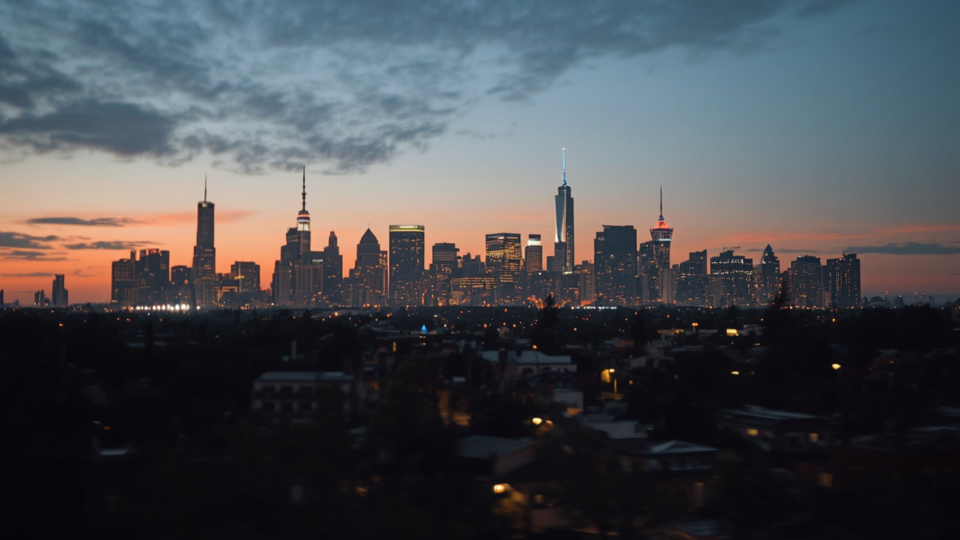
#> input picture ai-elevate-cockpit-plugin-v4-standalone/app/assets/1.png, 1920 x 1080 px (shown at 1/2 size); its folder holds only this picture in this run
$ python optimize-images.py
#> lines starting #> are read from the running program, lines starting #| are printed output that depends on the picture
"""Optimize PNG assets for web delivery (local fallback when npm/sharp unavailable)."""

from __future__ import annotations

from pathlib import Path

from PIL import Image

ASSETS = Path("ai-elevate-cockpit-plugin-v4-standalone/app/assets")
PROFILES = {
    "world-map.png": {"max_width": 960, "rgb_background": (2, 6, 14)},
    "ae-logo-blue.png": {"max_width": 512, "rgb_background": None},
}
DEFAULT = {"max_width": 960, "rgb_background": None}


def format_kb(num_bytes: int) -> str:
    return f"{num_bytes / 1024:.1f} KB"


def get_profile(name: str) -> dict:
    return {**DEFAULT, **PROFILES.get(name, {})}


def optimize_file(path: Path) -> tuple[int, int]:
    before = path.stat().st_size
    profile = get_profile(path.name)

    with Image.open(path) as image:
#> image is the input picture: PIL image 1920x1080 RGB; mean R, G, B 74.2, 76.3, 80.4
        image = image.convert("RGBA")
#> image: PIL image 1920x1080 RGBA
        if image.width > profile["max_width"]:
            ratio = profile["max_width"] / image.width
#> ratio = 0.5
            size = (profile["max_width"], round(image.height * ratio))
#> size = (960, 540)
            image = image.resize(size, Image.Resampling.LANCZOS)
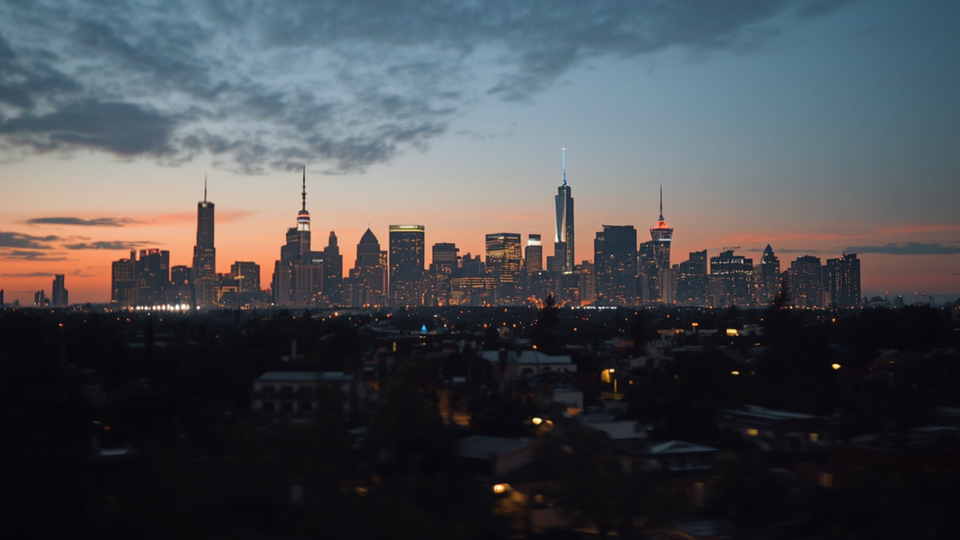
#> image: PIL image 960x540 RGBA; mean R, G, B, A 74.2, 76.3, 80.4, 255

        if profile["rgb_background"]:
            background = Image.new("RGB", image.size, profile["rgb_background"])
            background.paste(image, mask=image.split()[3])
            image = background

        image.save(path, format="PNG", optimize=True, compress_level=9)

    after = path.stat().st_size
    saved_pct = round(((before - after) / before) * 100) if before else 0
    print(f"{path.name}: {format_kb(before)} -> {format_kb(after)} (-{saved_pct}%)")
    return before, after


def main() -> None:
    total_before = 0
    total_after = 0

    for path in sorted(ASSETS.glob("*.png")):
        before, after = optimize_file(path)
        total_before += before
        total_after += after

    saved_pct = round(((total_before - total_after) / total_before) * 100) if total_before else 0
    print(f"Total: {format_kb(total_before)} -> {format_kb(total_after)} (-{saved_pct}%)")


if __name__ == "__main__":
    main()

$ run again, on ai-elevate-cockpit-plugin-v4-standalone/app/assets/5.png
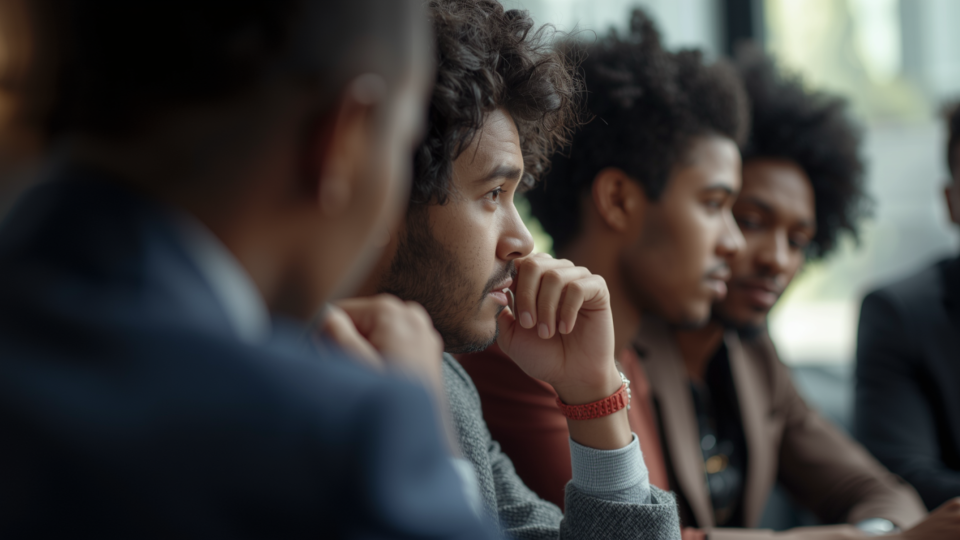
#> input picture ai-elevate-cockpit-plugin-v4-standalone/app/assets/5.png, 1920 x 1080 px (shown at 1/2 size)
#> in optimize_file, image is the input picture: PIL image 1920x1080 RGB; mean R, G, B 62.2, 59.9, 58.6
#> in optimize_file, `image = image.resize(size, Image.Resampling.LANCZOS)`:
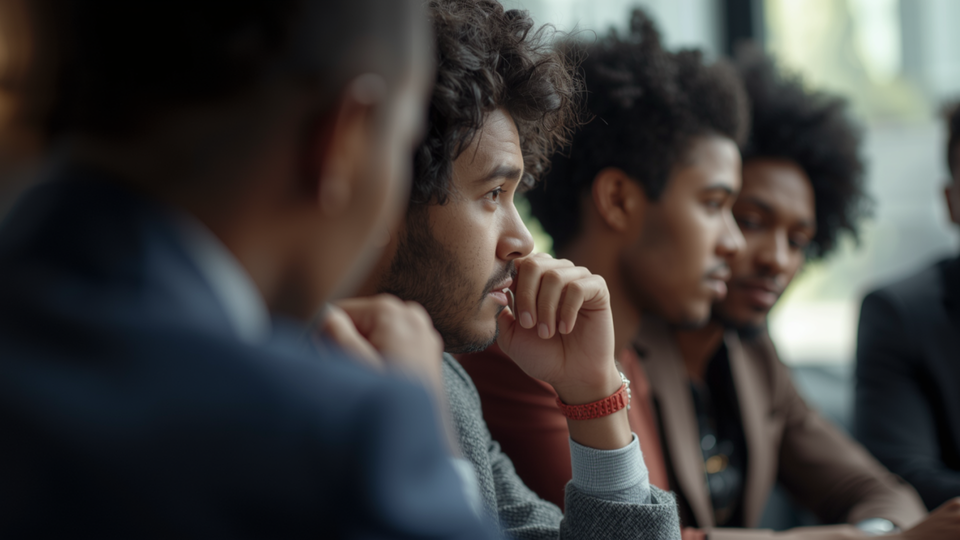
#> image: PIL image 960x540 RGBA; mean R, G, B, A 62.1, 59.9, 58.6, 255
